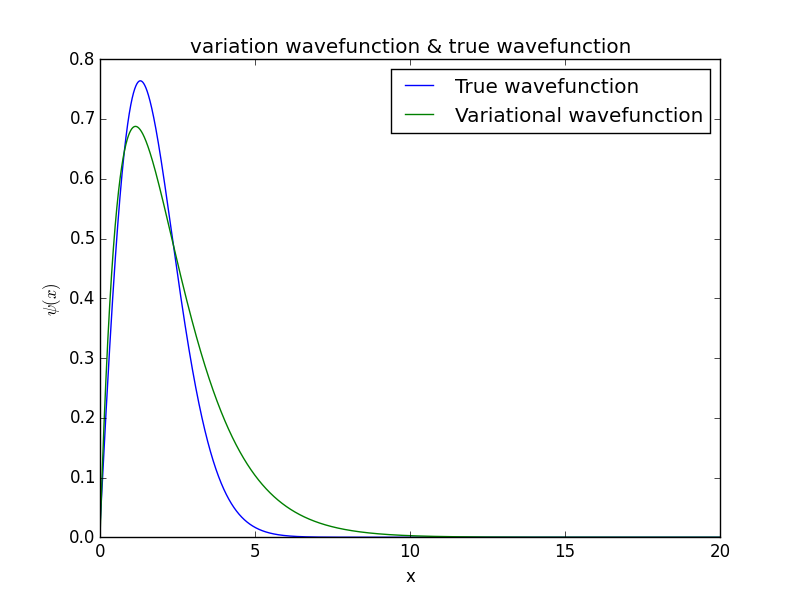

Here is the Python script that generated this plot:
# quantum physics
# plot (normalized) variational wavefunction against the true wavefunction
# from the citation .Gea-Banacloche, Am.  J. Phys.67, 776 (1999) 
# Calculate the probability for a particle in the best variational wavefunction to be in the true ground state,
# PHYS334 Assignment 6
from scipy.special import airy
from scipy.integrate import quad
from pylab import *

x = linspace(0, 20, 10000)

# exact solution
zn = 2.32
def new_airy(z):
    zn = 2.32
    return (airy(z-zn)[0])**2
coeff = quad(new_airy, 0, Inf)[0] ** (-0.5)
print("After normalization, the coefficient = " + str(coeff))
y = coeff*airy(x - zn)[0]


# variational method
A = 0.8735
yprime = 2*A**(1.5)*x*exp(-A*x)


## print the plots
figure()
plot(x,y,label="True wavefunction")
plot(x,yprime,label="Variational wavefunction")
xlabel("x")
ylabel("$\psi(x)$")
title("variation wavefunction & true wavefunction")
legend()
#y_div = true_divide(y,yprime)
#plot(x,y_div)
show()

        
# calculate the probability        
def F(z):
    zn = 2.32
    return (coeff*(airy(z-zn)[0])*2*A**(1.5)*z*exp(-A*z))**2
print("The probability is " + str(quad(F, 0, Inf)[0]))
        
    
